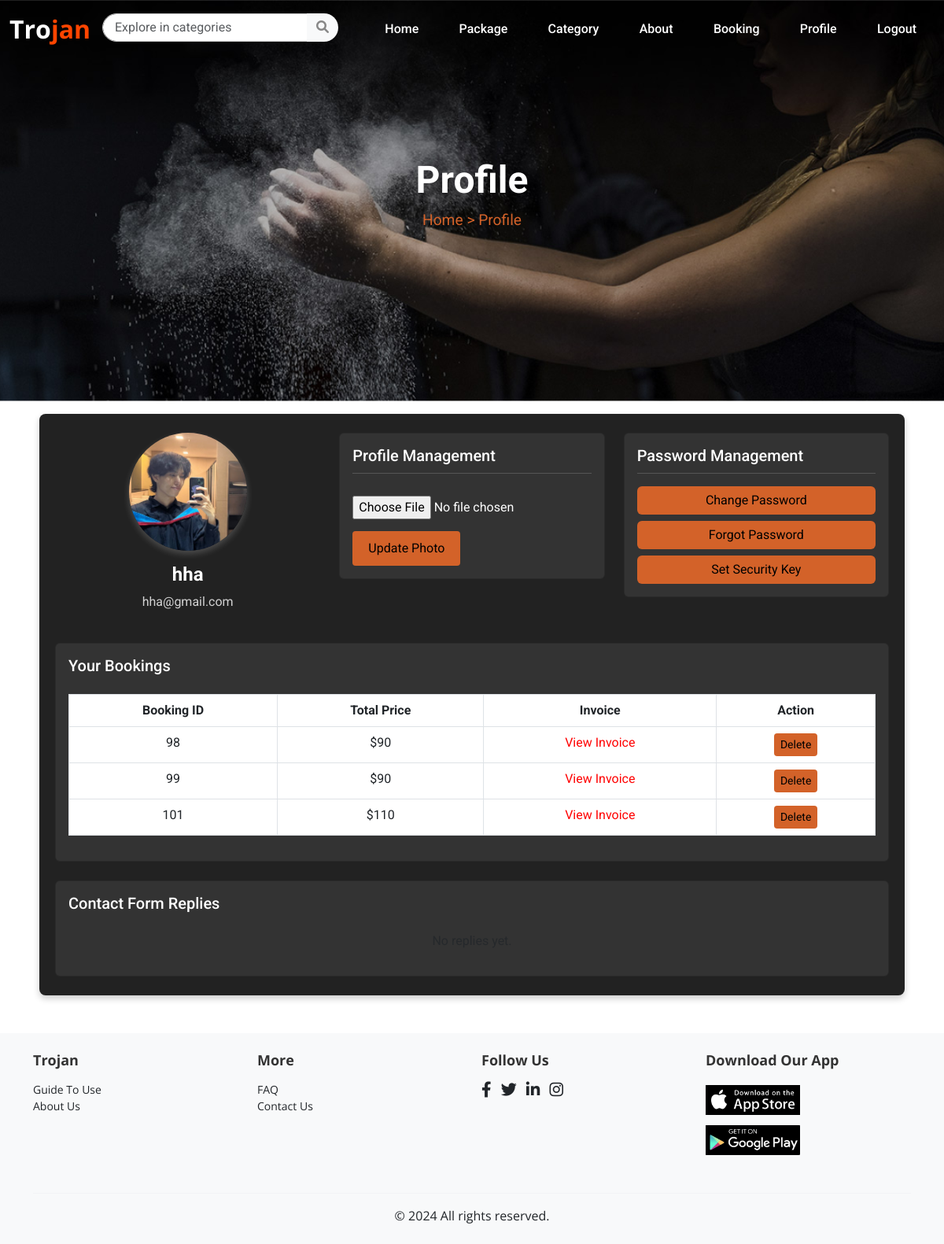
Page /user/profile (signed in) on the committed database.
### tables this page shows
CREATE TABLE "users" (
	"userid"	INTEGER,
	"username"	VARCHAR(255) NOT NULL,
	"useremail"	VARCHAR(255) NOT NULL UNIQUE,
	"userpassword"	VARCHAR(255) NOT NULL,
	"userprofile_photo"	VARCHAR(255) DEFAULT NULL,
	"security_key"	VARCHAR(255),
	"registration_date"	DATETIME,
	PRIMARY KEY("userid" AUTOINCREMENT)
);

CREATE TABLE "bookings" (
	"bookingid"	INTEGER,
	"userid"	INT,
	"categoryid"	INT,
	"categoryname"	VARCHAR(255),
	"packagesid"	INT,
	"packagename"	VARCHAR(255),
	"packagetypeid"	INT,
	"packagetypename"	VARCHAR(255),
	"booking_date"	DATETIME DEFAULT CURRENT_TIMESTAMP,
	"total_price"	DECIMAL(10, 2),
	"status"	VARCHAR(50),
	"invoice_path"	VARCHAR(255),
	"username"	VARCHAR(255),
	"payment_method"	VARCHAR(50),
	"payment_date"	DATETIME,
	"payment_amount"	DECIMAL(10, 2),
	"payment_status"	VARCHAR(20) DEFAULT 'pending',
	"trainerid"	INTEGER,
	"timeid"	INT, trainername VARCHAR(255), name TEXT NOT NULL DEFAULT '', description TEXT NOT NULL DEFAULT '',
	PRIMARY KEY("bookingid" AUTOINCREMENT),
	FOREIGN KEY("categoryid") REFERENCES "categories"("categoryid"),
	FOREIGN KEY("packagesid") REFERENCES "packages"("packagesid"),
	FOREIGN KEY("packagetypeid") REFERENCES "package_types"("packagetypeid"),
	FOREIGN KEY("timeid") REFERENCES "times"("timeid"),
	FOREIGN KEY("trainerid") REFERENCES "trainers"("trainerid"),
	FOREIGN KEY("userid") REFERENCES "users"("userid")
);

### app.py (the view, shortened to what this page needs)
@app.route('/user/profile', methods=['GET', 'POST'])
def user_profile():
    uid = session.get('userid')
    if 'userid' not in session:
        flash("Please log in to view your profile.", 'error')
        return redirect(url_for('login'))
    userid = session['userid']
    conn = sqlite3.connect('Trojan.db')
    conn.row_factory = sqlite3.Row
    c = conn.cursor()
    try:
        c.execute("SELECT username, useremail, userprofile_photo FROM users WHERE userid = ?", (userid,))
        user = c.fetchone()
        c.execute("SELECT bookingid, total_price, invoice_path FROM bookings WHERE userid = ?", (userid,))
        bookings = c.fetchall()
        c.execute("""
            SELECT cf.subject, cr.reply_message, cr.reply_date
            FROM contact_form cf
            JOIN contact_replies cr ON cf.contactid = cr.contactid
            WHERE cf.userid = ?
        """, (userid,))
        replies = c.fetchall()
    finally:
        conn.close()
    return render_template('user_profile.html', user=user, bookings=bookings, replies=replies, uid=uid)

### templates/user_profile.html (shortened to what this page needs)
{% extends "base.html" %}
{% block content %}
<div style="background-image: url('/static/photos/hero-2.png'); background-size: cover; background-position: center; padding: 200px 0; color: white; text-align: center;">
    <h1 style="font-size: 3rem; color: white; font-weight: bold;">Profile</h1>
    <p style="color: #d36229; font-size: 1.2rem;">Home &gt; Profile</p>
</div>
<br><br><br><br>
<div class="container py-4" style="max-width: 1100px; margin-top: -80px; background-color: #222; padding: 20px; border-radius: 8px; box-shadow: 0 4px 8px rgba(0, 0, 0, 0.2);">
    <div class="row">
        <div class="col-md-4 text-center">
            {% if user[2] %}
            <img src="{{ url_for('static', filename='photos/' + user[2]) }}" alt="Profile Photo"
                 style="width: 150px; height: 150px; border-radius: 50%; object-fit: cover; box-shadow: 0 4px 8px rgba(255, 255, 255, 0.2);">
            {% else %}
            <p>No profile photo uploaded.</p>
            {% endif %}
            <h4 class="mt-3" style="font-weight: bold; color: white;"> {{ user[0] }}</h4>
            <p style="color: lightgray;"> {{ user[1] }}</p>
        </div>
        <div class="col-md-8">
            <div class="row">
                <div class="col-md-6">
                    <div class="card p-3 mb-3" style="background-color: #333; color: white;">
                        <h5 style="border-bottom: 1px solid #555; padding-bottom: 10px;">Profile Management</h5>
                        <form method="POST" enctype="multipart/form-data" style="margin-top: 20px;">
                            <input type="file" name="userprofile_photo" id="userprofile_photo" accept="image/*" required>
                            <button type="submit" style="margin-top: 15px; padding: 10px 20px; background-color: #d36229; color: black; border: none; border-radius: 4px; font-size: 1em;">Update Photo</button>
                        </form>
                    </div>
                </div>
                <div class="col-md-6">
                    <div class="card p-3 mb-3" style="background-color: #333; color: white;">
                        <h5 style="border-bottom: 1px solid #555; padding-bottom: 10px;">Password Management</h5>
                        <button class="btn w-100 mt-2" style="background-color: #d36229; color: black; border: none;">
                            <a href="{{ url_for('change_password') }}" style="color: black; text-decoration: none;">Change Password</a>
                        </button>
                        <button class="btn w-100 mt-2" style="background-color: #d36229; color: black; border: none;">
                            <a href="{{ url_for('user_password_recovery') }}" style="color: black; text-decoration: none;">Forgot Password</a>
                        </button>
                        <button class="btn w-100 mt-2" style="background-color: #d36229; color: black; border: none;">
                            <a href="{{ url_for('set_security_key') }}" style="color: black; text-decoration: none;">Set Security Key</a>
                        </button>
                    </div>
                </div>
            </div>
        </div>
    </div>
    <div class="row mt-4">
        <div class="col-12">
            <div class="card p-3" style="background-color: #333; color: white;">
                <h5>Your Bookings</h5>
                {% if bookings %}
                <table class="table table-bordered mt-3 text-center">
                    <thead>
                        <tr>
                            <th>Booking ID</th>
                            <th>Total Price</th>
                            <th>Invoice</th>
                            <th>Action</th>
                        </tr>
                    </thead>
                    <tbody>
                        {% for booking in bookings %}
                        <tr>
                            <td>{{ booking['bookingid'] }}</td>
                            <td>${{ booking['total_price'] }}</td>
                            <td><a href="{{ url_for('invoice', booking_id=booking['bookingid']) }}" style="color: red; text-decoration: none;">View Invoice</a></td>
                            <td>
                                <form action="{{ url_for('userdeletebookings', bookingid=booking['bookingid']) }}" method="post" style="display:inline;">
                                    <button type="submit" class="btn btn-sm" style="background-color: #d36229; color: black; border: none;" onclick="return confirm('Are you sure you want to delete this booking?');">Delete</button>
                                </form>
                            </td>
                        </tr>
                        {% endfor %}
                    </tbody>
                </table>
                {% else %}
                <p class="text-center text-muted mt-3">No bookings found.</p>
                {% endif %}
            </div>
        </div>
    </div>
    <div class="row mt-4">
        <div class="col-12">
            <div class="card p-3" style="background-color: #333; color: white;">
                <h5>Contact Form Replies</h5>
                {% if replies %}
                <table class="table table-bordered mt-3 text-center">
                    <thead>
                        <tr>
                            <th>Your Subject</th>
                            <th>Admin Reply</th>
                            <th>Admin Reply Date</th>
                        </tr>
                    </thead>
                    <tbody>
                        {% for reply in replies %}
                        <tr>
                            <td>{{ reply['subject'] }}</td>
                            <td>{{ reply['reply_message'] }}</td>
                            <td>{{ reply['reply_date'] }}</td>
                        </tr>
                        {% endfor %}
                    </tbody>
                </table>
                {% else %}
                <p class="text-center text-muted mt-3">No replies yet.</p>
                {% endif %}
            </div>
        </div>
    </div>
</div> <br><br>
{% endblock %}

### static/css/base.css (style rules this page uses)
body { margin: 0; padding: 0; font-family: "Roboto", sans-serif; }
a { text-decoration: none; }

### rows in the picture
users: userprofile_photo (picture), username "hha", useremail "hha@gmail.com"
bookings: bookingid "98", total_price "90"
bookings: bookingid "99", total_price "90"
bookings: bookingid "101", total_price "110"
